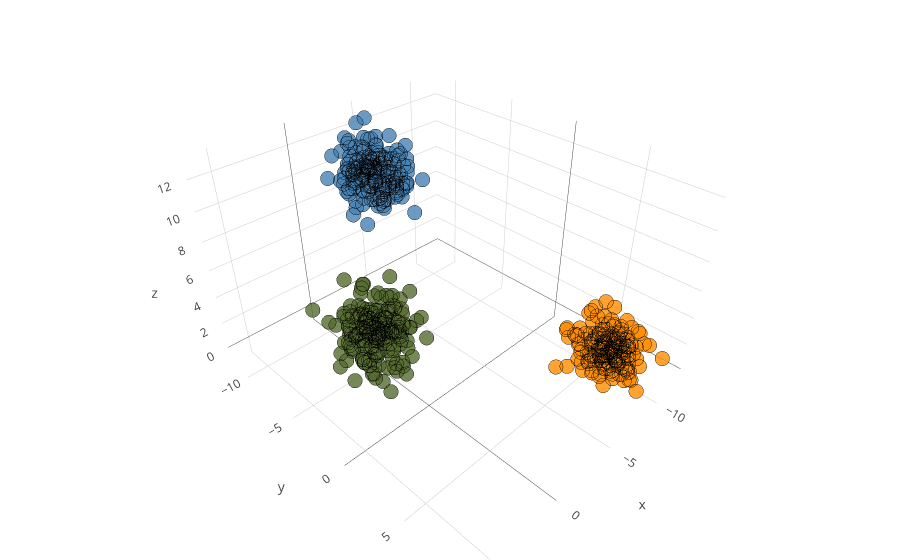

Notebook code for this chart:
### Code cell
iplot(fig)

### Figure 1 — Plotly figure (JSON) as saved in the notebook; plotly's stock layout.template omitted (floating-point values rounded to 4 significant figures; data arrays with more than 128 entries replaced by an {"elided": "..."} marker saying what was removed)
{"data": [{"marker": {"color": {"elided": "600 str values"}, "colorscale": "viridis", "line": {"color": "black", "width": 1}, "opacity": 0.8, "size": 5}, "mode": "markers", "type": "scatter3d", "uid": "e02e6357-740f-4fe1-8a11-686490686fb4", "x": {"elided": "600 float values"}, "y": {"elided": "600 float values"}, "z": {"elided": "600 float values"}}], "layout": {"margin": {"b": 0, "l": 0, "r": 0, "t": 0}}}
